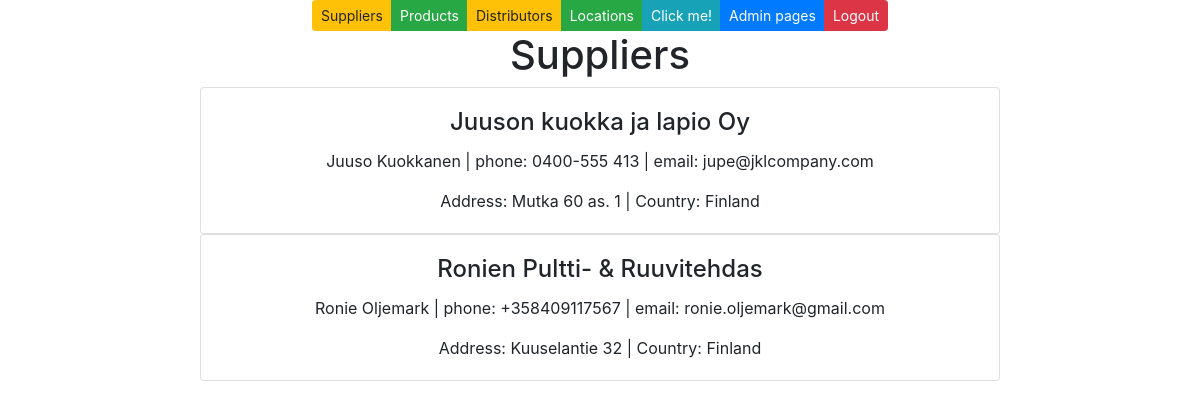
Screenshot of /suppliers/ with the database file from the repository.
### app/models.py (models this page shows, shortened)
class Supplier(models.Model):
    companyname = models.CharField(max_length = 50, default="firma")
    contactname = models.CharField(max_length = 50, default="firma")
    address = models.CharField(max_length = 100, default="firma")
    phone = models.CharField(max_length = 20, default="firma")
    email = models.CharField(max_length = 50, default="firma")
    country = models.CharField(max_length = 50, default="firma")

### app/views.py (the view)
# urls.py: path('suppliers/', supplierlistview),
def supplierlistview(request):
    supplierlist = Supplier.objects.all()
    context ={'suppliers': supplierlist}
    return render(request, 'supplierlist.html', context)

### app/templates/supplierlist.html
{% extends 'index.html' %}
{% block content %}
<h1>Suppliers</h1>
{% for s in suppliers %}
<div class="card" style="width: 50rem;">
    <div class="card-body">
        <h4 class="card-title">{{s.companyname}}</h4>
        <p class="card-text">{{s.contactname}} | phone: {{s.phone}} | email: {{s.email}} </p>
        <p class="card-text">Address: {{s.address}} | Country: {{s.country}}</p>
    </div>
</div>
{% empty %}
<h2>Ei mitään täällä!</h2>
{%endfor%}
{% endblock %}

### rows the page displays
Supplier: companyname "Juuson kuokka ja lapio Oy", contactname "Juuso Kuokkanen", phone "0400-555 413", email "jupe@jklcompany.com", address "Mutka 60 as. 1", country "Finland"
Supplier: companyname "Ronien Pultti- & Ruuvitehdas", contactname "Ronie Oljemark", phone "+358409117567", email "ronie.oljemark@gmail.com", address "Kuuselantie 32", country "Finland"
